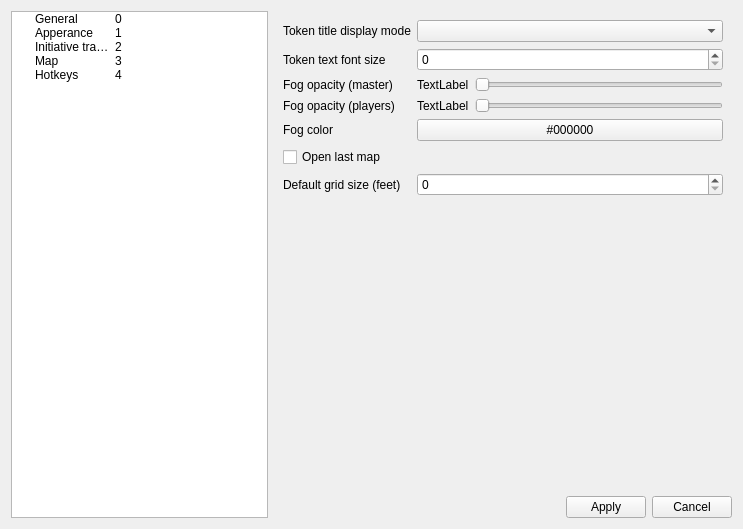
<?xml version="1.0" encoding="UTF-8"?>
<ui version="4.0">
 <class>SettingsDialog</class>
 <widget class="QDialog" name="SettingsDialog">
  <property name="windowModality">
   <enum>Qt::NonModal</enum>
  </property>
  <property name="geometry">
   <rect>
    <x>0</x>
    <y>0</y>
    <width>743</width>
    <height>529</height>
   </rect>
  </property>
  <property name="minimumSize">
   <size>
    <width>500</width>
    <height>200</height>
   </size>
  </property>
  <property name="maximumSize">
   <size>
    <width>900</width>
    <height>900</height>
   </size>
  </property>
  <property name="windowTitle">
   <string>Settings</string>
  </property>
  <property name="modal">
   <bool>true</bool>
  </property>
  <layout class="QHBoxLayout" name="mainLayout">
   <item>
    <widget class="QTreeWidget" name="navTree">
     <property name="minimumSize">
      <size>
       <width>200</width>
       <height>0</height>
      </size>
     </property>
     <property name="maximumSize">
      <size>
       <width>300</width>
       <height>16777215</height>
      </size>
     </property>
     <attribute name="headerVisible">
      <bool>false</bool>
     </attribute>
     <column>
      <property name="text">
       <string>Settings</string>
      </property>
     </column>
     <column>
      <property name="text">
       <string notr="true">id</string>
      </property>
     </column>
     <item>
      <property name="text">
       <string>General</string>
      </property>
      <property name="text">
       <string>0</string>
      </property>
     </item>
     <item>
      <property name="text">
       <string>Apperance</string>
      </property>
      <property name="text">
       <string>1</string>
      </property>
     </item>
     <item>
      <property name="text">
       <string>Initiative tracker</string>
      </property>
      <property name="text">
       <string>2</string>
      </property>
     </item>
     <item>
      <property name="text">
       <string>Map</string>
      </property>
      <property name="text">
       <string>3</string>
      </property>
     </item>
     <item>
      <property name="text">
       <string>Hotkeys</string>
      </property>
      <property name="text">
       <string>4</string>
      </property>
     </item>
    </widget>
   </item>
   <item>
    <layout class="QVBoxLayout" name="rightLayout">
     <item>
      <widget class="QStackedWidget" name="stackedWidget">
       <property name="currentIndex">
        <number>3</number>
       </property>
       <widget class="QWidget" name="generalPage">
        <layout class="QFormLayout" name="formLayout">
         <item row="0" column="0">
          <widget class="QLabel" name="languageLabel">
           <property name="text">
            <string>Language</string>
           </property>
          </widget>
         </item>
         <item row="0" column="1">
          <widget class="QComboBox" name="languageComboBox"/>
         </item>
         <item row="1" column="0">
          <widget class="QLabel" name="audioLabel">
           <property name="text">
            <string>Audio output</string>
           </property>
          </widget>
         </item>
         <item row="1" column="1">
          <widget class="QComboBox" name="deviceComboBox">
           <property name="editable">
            <bool>false</bool>
           </property>
          </widget>
         </item>
         <item row="2" column="0">
          <widget class="QLabel" name="folderLabel">
           <property name="text">
            <string>Working folder</string>
           </property>
          </widget>
         </item>
         <item row="2" column="1">
          <layout class="QHBoxLayout" name="horizontalLayout">
           <item>
            <widget class="QLineEdit" name="folderEdit"/>
           </item>
           <item>
            <widget class="QPushButton" name="folderButton">
             <property name="toolTip">
              <string>Browse</string>
             </property>
             <property name="text">
              <string>Browse</string>
             </property>
             <property name="icon">
              <iconset resource="static/app_resources.qrc">
               <normaloff>:/folder.svg</normaloff>:/folder.svg</iconset>
             </property>
             <property name="flat">
              <bool>false</bool>
             </property>
            </widget>
           </item>
          </layout>
         </item>
         <item row="3" column="0">
          <widget class="QLabel" name="startActionLabel">
           <property name="text">
            <string>What to do when started</string>
           </property>
          </widget>
         </item>
         <item row="3" column="1">
          <widget class="QComboBox" name="startActionComboBox">
           <item>
            <property name="text">
             <string>Open last campaighn</string>
            </property>
           </item>
           <item>
            <property name="text">
             <string>Show list of resent campaigns</string>
            </property>
           </item>
           <item>
            <property name="text">
             <string>Show empty window</string>
            </property>
           </item>
          </widget>
         </item>
         <item row="4" column="0">
          <widget class="QCheckBox" name="updateCheckerBox">
           <property name="text">
            <string>Check updates on start</string>
           </property>
          </widget>
         </item>
         <item row="4" column="1">
          <spacer name="horizontalSpacer">
           <property name="orientation">
            <enum>Qt::Horizontal</enum>
           </property>
           <property name="sizeHint" stdset="0">
            <size>
             <width>40</width>
             <height>20</height>
            </size>
           </property>
          </spacer>
         </item>
         <item row="5" column="0">
          <widget class="QPushButton" name="importButton">
           <property name="text">
            <string>Import settings</string>
           </property>
          </widget>
         </item>
         <item row="5" column="1">
          <widget class="QPushButton" name="exportButton">
           <property name="text">
            <string>Export settings</string>
           </property>
          </widget>
         </item>
        </layout>
       </widget>
       <widget class="QWidget" name="apperancePage">
        <layout class="QFormLayout" name="formLayout_2">
         <item row="0" column="0">
          <widget class="QLabel" name="themeLabel">
           <property name="text">
            <string>Theme</string>
           </property>
          </widget>
         </item>
         <item row="0" column="1">
          <layout class="QHBoxLayout" name="horizontalLayout_3">
           <item>
            <widget class="QComboBox" name="themeComboBox"/>
           </item>
           <item>
            <widget class="QPushButton" name="themeButton">
             <property name="maximumSize">
              <size>
               <width>150</width>
               <height>16777215</height>
              </size>
             </property>
             <property name="text">
              <string>Browse</string>
             </property>
             <property name="icon">
              <iconset resource="static/app_resources.qrc">
               <normaloff>:/folder.svg</normaloff>:/folder.svg</iconset>
             </property>
            </widget>
           </item>
          </layout>
         </item>
         <item row="1" column="0">
          <widget class="QLabel" name="styleLabel">
           <property name="text">
            <string>Style</string>
           </property>
          </widget>
         </item>
         <item row="1" column="1">
          <widget class="QComboBox" name="styleComboBox"/>
         </item>
         <item row="2" column="0">
          <widget class="QLabel" name="scaleLabel">
           <property name="text">
            <string>Interface scale</string>
           </property>
          </widget>
         </item>
         <item row="2" column="1">
          <layout class="QHBoxLayout" name="horizontalLayout_5">
           <item>
            <widget class="QLabel" name="scaleValueLabel">
             <property name="text">
              <string>TextLabel</string>
             </property>
            </widget>
           </item>
           <item>
            <widget class="QSlider" name="scaleSlider">
             <property name="minimum">
              <number>10</number>
             </property>
             <property name="maximum">
              <number>300</number>
             </property>
             <property name="singleStep">
              <number>10</number>
             </property>
             <property name="orientation">
              <enum>Qt::Horizontal</enum>
             </property>
            </widget>
           </item>
          </layout>
         </item>
        </layout>
       </widget>
       <widget class="QWidget" name="initiativePage">
        <property name="sizePolicy">
         <sizepolicy hsizetype="Preferred" vsizetype="Preferred">
          <horstretch>0</horstretch>
          <verstretch>0</verstretch>
         </sizepolicy>
        </property>
        <layout class="QFormLayout" name="formLayout_3">
         <item row="0" column="0">
          <widget class="QLabel" name="fieldsLabel">
           <property name="text">
            <string>Display fields in shared view</string>
           </property>
          </widget>
         </item>
         <item row="0" column="1">
          <layout class="QGridLayout" name="gridLayout">
           <item row="0" column="0">
            <widget class="QCheckBox" name="nameCheckBox">
             <property name="text">
              <string>Name</string>
             </property>
            </widget>
           </item>
           <item row="0" column="1">
            <widget class="QCheckBox" name="initiativeCheckBox">
             <property name="text">
              <string>Iinitiative</string>
             </property>
            </widget>
           </item>
           <item row="0" column="2">
            <widget class="QCheckBox" name="acCheckBox">
             <property name="text">
              <string>Armor Class</string>
             </property>
            </widget>
           </item>
           <item row="1" column="0">
            <widget class="QCheckBox" name="hpCheckBox">
             <property name="text">
              <string>Hit Points</string>
             </property>
            </widget>
           </item>
           <item row="1" column="1">
            <widget class="QCheckBox" name="maxhpCheckBox">
             <property name="text">
              <string>max Hit Points</string>
             </property>
            </widget>
           </item>
           <item row="1" column="2">
            <widget class="QCheckBox" name="deleteCheckBox">
             <property name="text">
              <string>Delete</string>
             </property>
            </widget>
           </item>
          </layout>
         </item>
         <item row="1" column="0">
          <widget class="QLabel" name="label">
           <property name="text">
            <string>Hp display mode</string>
           </property>
          </widget>
         </item>
         <item row="1" column="1">
          <layout class="QHBoxLayout" name="horizontalLayout_2">
           <item>
            <widget class="QComboBox" name="hpModeComboBox">
             <item>
              <property name="text">
               <string>Numeric</string>
              </property>
             </item>
             <item>
              <property name="text">
               <string>Text status</string>
              </property>
             </item>
             <item>
              <property name="text">
               <string>Progress bar</string>
              </property>
             </item>
            </widget>
           </item>
           <item>
            <widget class="QCheckBox" name="showControlCheckBox">
             <property name="text">
              <string>Show control in main widget</string>
             </property>
            </widget>
           </item>
          </layout>
         </item>
         <item row="2" column="0">
          <widget class="QLabel" name="label_2">
           <property name="text">
            <string>Auto initiative rolls</string>
           </property>
          </widget>
         </item>
         <item row="2" column="1">
          <layout class="QHBoxLayout" name="horizontalLayout_4">
           <item>
            <widget class="QCheckBox" name="characterAutoRoll">
             <property name="text">
              <string>Characters</string>
             </property>
            </widget>
           </item>
           <item>
            <widget class="QCheckBox" name="beastAutoRoll">
             <property name="text">
              <string>Bestiary</string>
             </property>
            </widget>
           </item>
          </layout>
         </item>
        </layout>
       </widget>
       <widget class="QWidget" name="mapPage">
        <layout class="QFormLayout" name="formLayout_4">
         <item row="0" column="0">
          <widget class="QLabel" name="tokenLabel">
           <property name="text">
            <string>Token title display mode</string>
           </property>
          </widget>
         </item>
         <item row="0" column="1">
          <widget class="QComboBox" name="tokenComboBox"/>
         </item>
         <item row="1" column="0">
          <widget class="QLabel" name="fontSizeLabel">
           <property name="text">
            <string>Token text font size</string>
           </property>
          </widget>
         </item>
         <item row="1" column="1">
          <widget class="QSpinBox" name="fontSizeSpinBox"/>
         </item>
         <item row="2" column="0">
          <widget class="QLabel" name="masterFogLabel">
           <property name="text">
            <string>Fog opacity (master)</string>
           </property>
          </widget>
         </item>
         <item row="3" column="0">
          <widget class="QLabel" name="playerFogLabel">
           <property name="text">
            <string>Fog opacity (players)</string>
           </property>
          </widget>
         </item>
         <item row="4" column="0">
          <widget class="QLabel" name="fogColorLabel">
           <property name="text">
            <string>Fog color</string>
           </property>
          </widget>
         </item>
         <item row="4" column="1">
          <widget class="QPushButton" name="fogColorButton">
           <property name="text">
            <string>#000000</string>
           </property>
          </widget>
         </item>
         <item row="5" column="0">
          <widget class="QCheckBox" name="lastMapCheckBox">
           <property name="text">
            <string>Open last map</string>
           </property>
          </widget>
         </item>
         <item row="5" column="1">
          <spacer name="horizontalSpacer_2">
           <property name="orientation">
            <enum>Qt::Horizontal</enum>
           </property>
           <property name="sizeHint" stdset="0">
            <size>
             <width>40</width>
             <height>20</height>
            </size>
           </property>
          </spacer>
         </item>
         <item row="6" column="0">
          <widget class="QLabel" name="gridSizeLabel">
           <property name="text">
            <string>Default grid size (feet)</string>
           </property>
          </widget>
         </item>
         <item row="6" column="1">
          <widget class="QSpinBox" name="gridSizeBox"/>
         </item>
         <item row="3" column="1">
          <layout class="QHBoxLayout" name="playerFogOpacitylayout">
           <item>
            <widget class="QLabel" name="playerFogValueLabel">
             <property name="text">
              <string>TextLabel</string>
             </property>
            </widget>
           </item>
           <item>
            <widget class="QSlider" name="playerFogSlider">
             <property name="maximum">
              <number>100</number>
             </property>
             <property name="orientation">
              <enum>Qt::Horizontal</enum>
             </property>
            </widget>
           </item>
          </layout>
         </item>
         <item row="2" column="1">
          <layout class="QHBoxLayout" name="masterFogOpacitylayout">
           <item>
            <widget class="QLabel" name="masterFogValueLabel">
             <property name="text">
              <string>TextLabel</string>
             </property>
            </widget>
           </item>
           <item>
            <widget class="QSlider" name="masterFogSlider">
             <property name="maximum">
              <number>100</number>
             </property>
             <property name="orientation">
              <enum>Qt::Horizontal</enum>
             </property>
            </widget>
           </item>
          </layout>
         </item>
        </layout>
       </widget>
       <widget class="QWidget" name="hotkeysPage">
        <property name="minimumSize">
         <size>
          <width>0</width>
          <height>420</height>
         </size>
        </property>
        <layout class="QVBoxLayout" name="verticalLayout_3">
         <property name="leftMargin">
          <number>0</number>
         </property>
         <property name="topMargin">
          <number>0</number>
         </property>
         <property name="rightMargin">
          <number>0</number>
         </property>
         <property name="bottomMargin">
          <number>0</number>
         </property>
         <item>
          <widget class="QScrollArea" name="scrollArea">
           <property name="widgetResizable">
            <bool>true</bool>
           </property>
           <widget class="QWidget" name="scrollAreaWidgetContents">
            <property name="geometry">
             <rect>
              <x>0</x>
              <y>0</y>
              <width>172</width>
              <height>444</height>
             </rect>
            </property>
            <layout class="QVBoxLayout" name="verticalLayout_2">
             <item>
              <layout class="QFormLayout" name="formLayout_5">
               <item row="0" column="0">
                <widget class="QLabel" name="rulerLabel">
                 <property name="text">
                  <string>Ruler</string>
                 </property>
                </widget>
               </item>
               <item row="0" column="1">
                <layout class="QHBoxLayout" name="rulerLayout">
                 <item>
                  <widget class="QLabel" name="rulerIcon">
                   <property name="minimumSize">
                    <size>
                     <width>30</width>
                     <height>30</height>
                    </size>
                   </property>
                   <property name="maximumSize">
                    <size>
                     <width>30</width>
                     <height>30</height>
                    </size>
                   </property>
                   <property name="text">
                    <string/>
                   </property>
                   <property name="pixmap">
                    <pixmap resource="static/app_resources.qrc">:/map/ruler.svg</pixmap>
                   </property>
                   <property name="scaledContents">
                    <bool>true</bool>
                   </property>
                  </widget>
                 </item>
                 <item>
                  <widget class="QKeySequenceEdit" name="rulerEdit">
                   <property name="keySequence">
                    <string>R</string>
                   </property>
                  </widget>
                 </item>
                </layout>
               </item>
               <item row="1" column="0">
                <widget class="QLabel" name="heightMapLabel">
                 <property name="text">
                  <string>Height map</string>
                 </property>
                </widget>
               </item>
               <item row="1" column="1">
                <layout class="QHBoxLayout" name="heightLayout">
                 <item>
                  <widget class="QLabel" name="heightIcon">
                   <property name="minimumSize">
                    <size>
                     <width>30</width>
                     <height>30</height>
                    </size>
                   </property>
                   <property name="maximumSize">
                    <size>
                     <width>30</width>
                     <height>30</height>
                    </size>
                   </property>
                   <property name="text">
                    <string/>
                   </property>
                   <property name="pixmap">
                    <pixmap resource="static/app_resources.qrc">:/map/mountain.svg</pixmap>
                   </property>
                   <property name="scaledContents">
                    <bool>true</bool>
                   </property>
                  </widget>
                 </item>
                 <item>
                  <widget class="QKeySequenceEdit" name="heightEdit">
                   <property name="keySequence">
                    <string>H</string>
                   </property>
                  </widget>
                 </item>
                </layout>
               </item>
               <item row="2" column="0">
                <widget class="QLabel" name="brushLabel">
                 <property name="sizePolicy">
                  <sizepolicy hsizetype="Preferred" vsizetype="Preferred">
                   <horstretch>0</horstretch>
                   <verstretch>0</verstretch>
                  </sizepolicy>
                 </property>
                 <property name="text">
                  <string>Brush</string>
                 </property>
                </widget>
               </item>
               <item row="2" column="1">
                <layout class="QHBoxLayout" name="brushLayout">
                 <item>
                  <widget class="QLabel" name="brushIcon">
                   <property name="minimumSize">
                    <size>
                     <width>30</width>
                     <height>30</height>
                    </size>
                   </property>
                   <property name="maximumSize">
                    <size>
                     <width>30</width>
                     <height>30</height>
                    </size>
                   </property>
                   <property name="text">
                    <string/>
                   </property>
                   <property name="pixmap">
                    <pixmap resource="static/app_resources.qrc">:/map/brush.svg</pixmap>
                   </property>
                   <property name="scaledContents">
                    <bool>true</bool>
                   </property>
                  </widget>
                 </item>
                 <item>
                  <widget class="QKeySequenceEdit" name="brushEdit">
                   <property name="keySequence">
                    <string>B</string>
                   </property>
                  </widget>
                 </item>
                </layout>
               </item>
               <item row="3" column="0">
                <widget class="QLabel" name="fogHideLabel">
                 <property name="text">
                  <string>Fog hide</string>
                 </property>
                </widget>
               </item>
               <item row="3" column="1">
                <layout class="QHBoxLayout" name="fogHideLayout">
                 <item>
                  <widget class="QLabel" name="fogHideIcon">
                   <property name="minimumSize">
                    <size>
                     <width>30</width>
                     <height>30</height>
                    </size>
                   </property>
                   <property name="maximumSize">
                    <size>
                     <width>30</width>
                     <height>30</height>
                    </size>
                   </property>
                   <property name="text">
                    <string/>
                   </property>
                   <property name="pixmap">
                    <pixmap resource="static/app_resources.qrc">:/map/fog_hide.svg</pixmap>
                   </property>
                   <property name="scaledContents">
                    <bool>true</bool>
                   </property>
                  </widget>
                 </item>
                 <item>
                  <widget class="QKeySequenceEdit" name="fogHideEdit">
                   <property name="keySequence">
                    <string>F</string>
                   </property>
                  </widget>
                 </item>
                </layout>
               </item>
               <item row="4" column="0">
                <widget class="QLabel" name="fogRevealLabel">
                 <property name="text">
                  <string>Fog reveal</string>
                 </property>
                </widget>
               </item>
               <item row="4" column="1">
                <layout class="QHBoxLayout" name="fogRevealLayout">
                 <item>
                  <widget class="QLabel" name="fogRevealIcon">
                   <property name="minimumSize">
                    <size>
                     <width>30</width>
                     <height>30</height>
                    </size>
                   </property>
                   <property name="maximumSize">
                    <size>
                     <width>30</width>
                     <height>30</height>
                    </size>
                   </property>
                   <property name="text">
                    <string/>
                   </property>
                   <property name="pixmap">
                    <pixmap resource="static/app_resources.qrc">:/map/fog_reveal.svg</pixmap>
                   </property>
                   <property name="scaledContents">
                    <bool>true</bool>
                   </property>
                  </widget>
                 </item>
                 <item>
                  <widget class="QKeySequenceEdit" name="fogRevealEdit">
                   <property name="keySequence">
                    <string>Alt+F</string>
                   </property>
                  </widget>
                 </item>
                </layout>
               </item>
               <item row="5" column="0">
                <widget class="QLabel" name="lightLabel">
                 <property name="text">
                  <string>Light</string>
                 </property>
                </widget>
               </item>
               <item row="5" column="1">
                <layout class="QHBoxLayout" name="lightLayout">
                 <item>
                  <widget class="QLabel" name="lightIcon">
                   <property name="minimumSize">
                    <size>
                     <width>30</width>
                     <height>30</height>
                    </size>
                   </property>
                   <property name="maximumSize">
                    <size>
                     <width>30</width>
                     <height>30</height>
                    </size>
                   </property>
                   <property name="text">
                    <string/>
                   </property>
                   <property name="pixmap">
                    <pixmap resource="static/app_resources.qrc">:/map/torch.svg</pixmap>
                   </property>
                   <property name="scaledContents">
                    <bool>true</bool>
                   </property>
                  </widget>
                 </item>
                 <item>
                  <widget class="QKeySequenceEdit" name="lightEdit">
                   <property name="keySequence">
                    <string>L</string>
                   </property>
                  </widget>
                 </item>
                </layout>
               </item>
              </layout>
             </item>
             <item>
              <widget class="QGroupBox" name="shapeslayout">
               <property name="title">
                <string>Shapes</string>
               </property>
               <layout class="QFormLayout" name="formLayout_6">
                <item row="0" column="0">
                 <widget class="QLabel" name="lineLabel">
                  <property name="text">
                   <string>Line</string>
                  </property>
                 </widget>
                </item>
                <item row="0" column="1">
                 <layout class="QHBoxLayout" name="lineLayout">
                  <item>
                   <widget class="QLabel" name="lineIcon">
                    <property name="minimumSize">
                     <size>
                      <width>30</width>
                      <height>30</height>
                     </size>
                    </property>
                    <property name="maximumSize">
                     <size>
                      <width>30</width>
                      <height>30</height>
                     </size>
                    </property>
                    <property name="text">
                     <string/>
                    </property>
                    <property name="pixmap">
                     <pixmap resource="static/app_resources.qrc">:/map/line.svg</pixmap>
                    </property>
                    <property name="scaledContents">
                     <bool>true</bool>
                    </property>
                   </widget>
                  </item>
                  <item>
                   <widget class="QKeySequenceEdit" name="lineEdit">
                    <property name="keySequence">
                     <string>I</string>
                    </property>
                   </widget>
                  </item>
                 </layout>
                </item>
                <item row="1" column="0">
                 <widget class="QLabel" name="circleLabel">
                  <property name="text">
                   <string>Circle</string>
                  </property>
                 </widget>
                </item>
                <item row="1" column="1">
                 <layout class="QHBoxLayout" name="circleLayout">
                  <item>
                   <widget class="QLabel" name="circleIcon">
                    <property name="minimumSize">
                     <size>
                      <width>30</width>
                      <height>30</height>
                     </size>
                    </property>
                    <property name="maximumSize">
                     <size>
                      <width>30</width>
                      <height>30</height>
                     </size>
                    </property>
                    <property name="text">
                     <string/>
                    </property>
                    <property name="pixmap">
                     <pixmap resource="static/app_resources.qrc">:/map/sphere.svg</pixmap>
                    </property>
                    <property name="scaledContents">
                     <bool>true</bool>
                    </property>
                   </widget>
                  </item>
                  <item>
                   <widget class="QKeySequenceEdit" name="circleEdit">
                    <property name="keySequence">
                     <string>O</string>
                    </property>
                   </widget>
                  </item>
                 </layout>
                </item>
                <item row="2" column="0">
                 <widget class="QLabel" name="squareLabel">
                  <property name="text">
                   <string>Square</string>
                  </property>
                 </widget>
                </item>
                <item row="2" column="1">
                 <layout class="QHBoxLayout" name="squareLayout">
                  <item>
                   <widget class="QLabel" name="squareIcon">
                    <property name="minimumSize">
                     <size>
                      <width>30</width>
                      <height>30</height>
                     </size>
                    </property>
                    <property name="maximumSize">
                     <size>
                      <width>30</width>
                      <height>30</height>
                     </size>
                    </property>
                    <property name="text">
                     <string/>
                    </property>
                    <property name="pixmap">
                     <pixmap resource="static/app_resources.qrc">:/map/cube.svg</pixmap>
                    </property>
                    <property name="scaledContents">
                     <bool>true</bool>
                    </property>
                   </widget>
                  </item>
                  <item>
                   <widget class="QKeySequenceEdit" name="squareEdit">
                    <property name="keySequence">
                     <string>K</string>
                    </property>
                   </widget>
                  </item>
                 </layout>
                </item>
                <item row="3" column="0">
                 <widget class="QLabel" name="TriangleLabel">
                  <property name="text">
                   <string>Triangle</string>
                  </property>
                 </widget>
                </item>
                <item row="3" column="1">
                 <layout class="QHBoxLayout" name="triangleLayout">
                  <item>
                   <widget class="QLabel" name="triangleIcon">
                    <property name="minimumSize">
                     <size>
                      <width>30</width>
                      <height>30</height>
                     </size>
                    </property>
                    <property name="maximumSize">
                     <size>
                      <width>30</width>
                      <height>30</height>
                     </size>
                    </property>
                    <property name="text">
                     <string/>
                    </property>
                    <property name="pixmap">
                     <pixmap resource="static/app_resources.qrc">:/map/cone.svg</pixmap>
                    </property>
                    <property name="scaledContents">
                     <bool>true</bool>
                    </property>
                   </widget>
                  </item>
                  <item>
                   <widget class="QKeySequenceEdit" name="triangleEdit">
                    <property name="keySequence">
                     <string>J</string>
                    </property>
                   </widget>
                  </item>
                 </layout>
                </item>
               </layout>
              </widget>
             </item>
             <item>
              <spacer name="verticalSpacer">
               <property name="orientation">
                <enum>Qt::Vertical</enum>
               </property>
               <property name="sizeHint" stdset="0">
                <size>
                 <width>20</width>
                 <height>40</height>
                </size>
               </property>
              </spacer>
             </item>
            </layout>
           </widget>
          </widget>
         </item>
        </layout>
       </widget>
      </widget>
     </item>
     <item>
      <layout class="QHBoxLayout" name="buttonLayout">
       <item>
        <spacer name="buttonSpacer">
         <property name="orientation">
          <enum>Qt::Horizontal</enum>
         </property>
         <property name="sizeHint" stdset="0">
          <size>
           <width>40</width>
           <height>20</height>
          </size>
         </property>
        </spacer>
       </item>
       <item>
        <widget class="QPushButton" name="applyButton">
         <property name="text">
          <string>Apply</string>
         </property>
        </widget>
       </item>
       <item>
        <widget class="QPushButton" name="cancelButton">
         <property name="text">
          <string>Cancel</string>
         </property>
        </widget>
       </item>
      </layout>
     </item>
    </layout>
   </item>
  </layout>
 </widget>
 <resources>
  <include location="static/app_resources.qrc"/>
 </resources>
 <connections/>
</ui>
